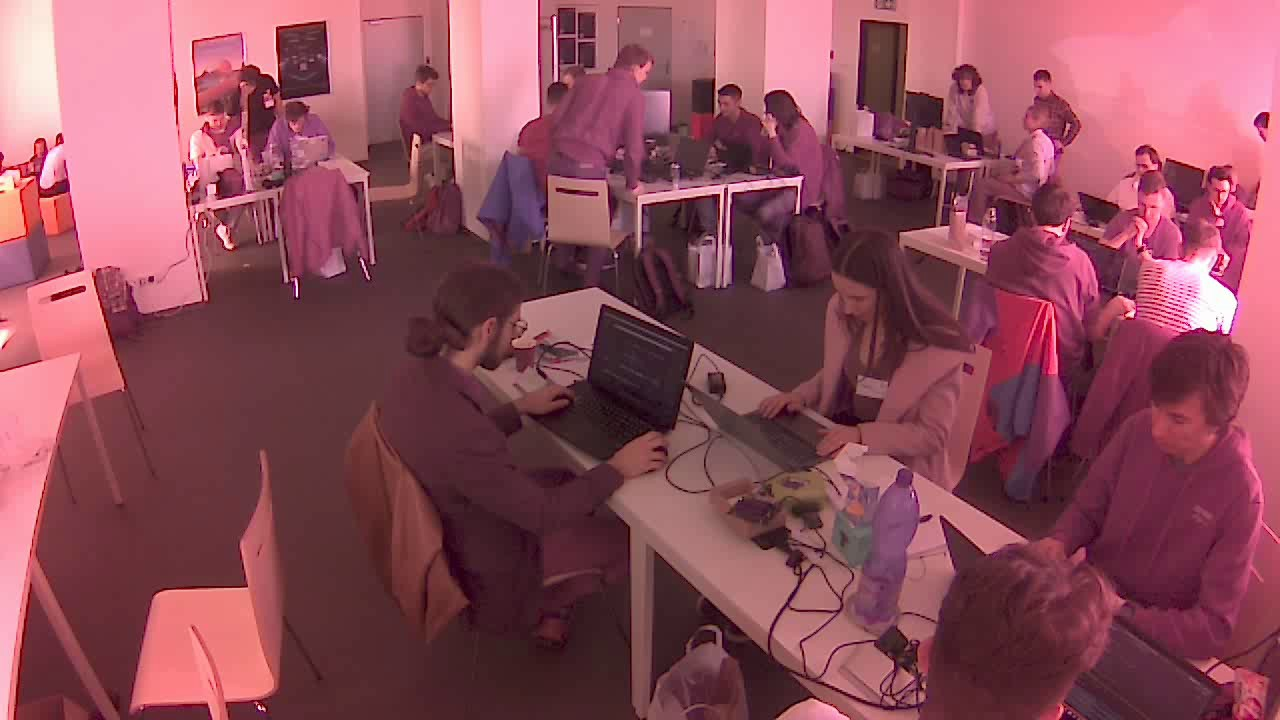
#> input picture photo.png, 1280 x 720 px
$ python merge_images_bluescale.py
#> lines starting #> are read from the running program, lines starting #| are printed output that depends on the picture
import numpy as np
from PIL import Image

photo = 'photo.png'
heatmap = 'bluescale.png'

# Load the background and foreground files
photo = np.array(Image.open(photo))
#> photo is the input picture: shape (720, 1280, 3); mean R, G, B 140.8, 75.5, 88.9
heatmap = np.array(Image.open(heatmap))
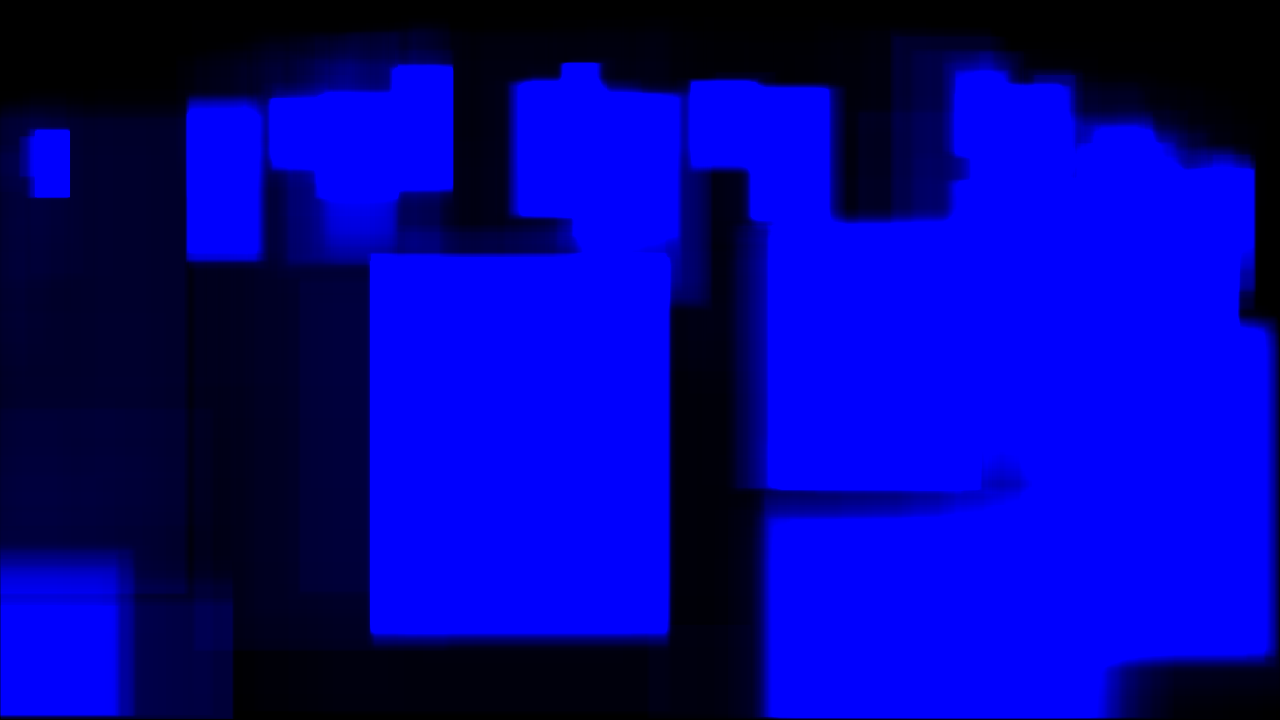
#> input picture bluescale.png, 1280 x 720 px
#> heatmap is the input picture: shape (720, 1280, 3); mean R, G, B 0, 0, 150.9

# set the blue channel of the photo to the blue channel of the heatmap
photo[..., 2] = heatmap[..., 2]
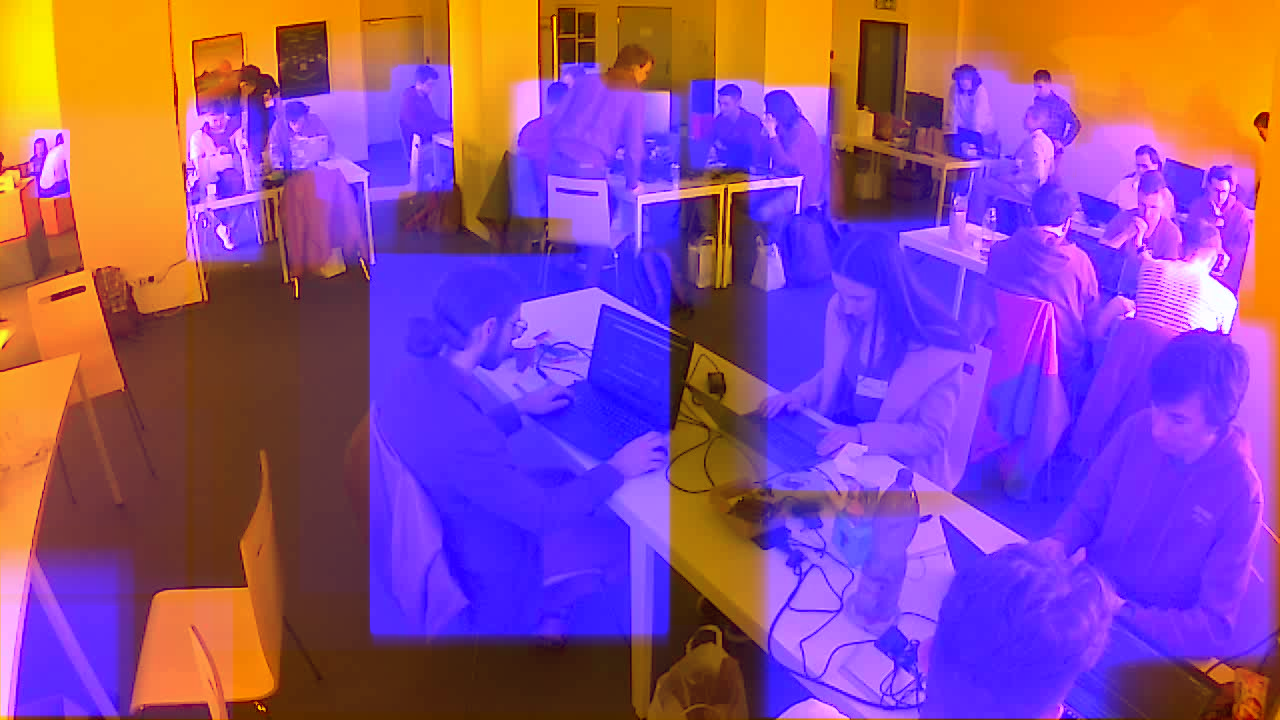
#> photo: shape (720, 1280, 3); mean R, G, B 140.8, 75.5, 150.9

# save the merged image
Image.fromarray(photo).save('merged_image_bluescale.png')
